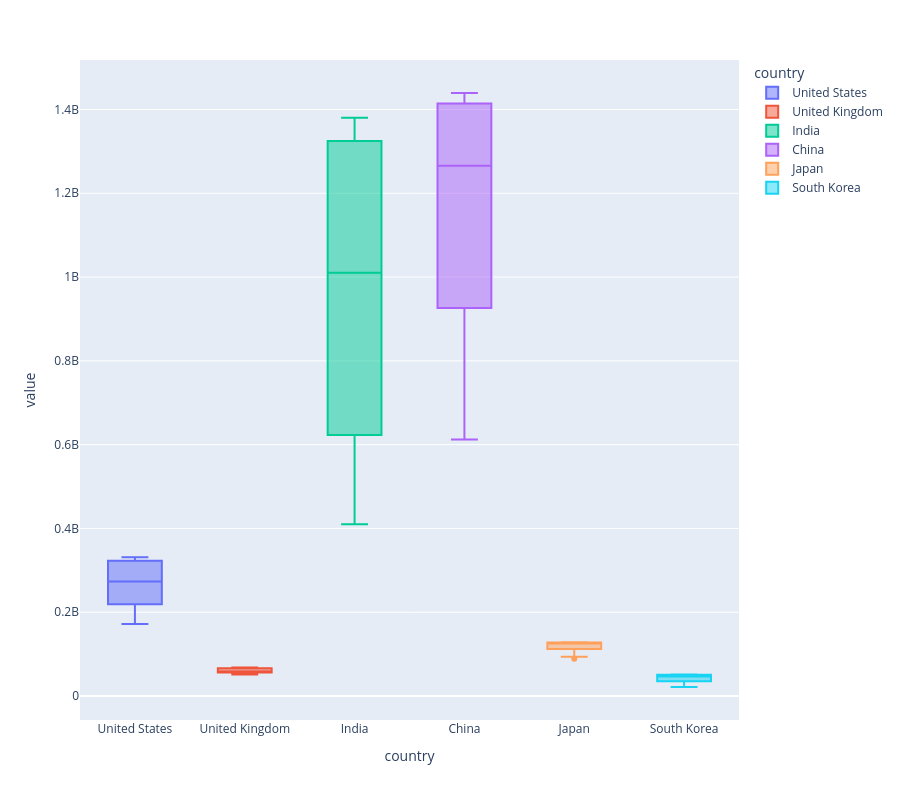

Notebook code for this chart:
### Code cell
px.box(df_pivot,height=800, color='country')

### Figure 1 — Plotly figure (JSON) as saved in the notebook; plotly's stock layout.template omitted (floating-point values rounded to 4 significant figures)
{"data": [{"alignmentgroup": "True", "hovertemplate": "country=%{x}<br>value=%{y}<extra></extra>", "legendgroup": "United States", "marker": {"color": "#636efa"}, "name": "United States", "notched": false, "offsetgroup": "United States", "orientation": "v", "showlegend": true, "type": "box", "x": ["United States", "United States", "United States", "United States", "United States", "United States", "United States", "United States", "United States", "United States", "United States", "United States", "United States", "United States", "United States", "United States", "United States", "United States"], "x0": " ", "xaxis": "x", "y": [171700000.0, 186700000.0, 199700000.0, 209500000.0, 219100000.0, 229500000.0, 240500000.0, 252100000.0, 265200000.0, 281700000.0, 295000000.0, 309000000.0, 320900000.0, 323000000.0, 325100000.0, 327100000.0, 329100000.0, 331000000.0], "y0": " ", "yaxis": "y"}, {"alignmentgroup": "True", "hovertemplate": "country=%{x}<br>value=%{y}<extra></extra>", "legendgroup": "United Kingdom", "marker": {"color": "#EF553B"}, "name": "United Kingdom", "notched": false, "offsetgroup": "United Kingdom", "orientation": "v", "showlegend": true, "type": "box", "x": ["United Kingdom", "United Kingdom", "United Kingdom", "United Kingdom", "United Kingdom", "United Kingdom", "United Kingdom", "United Kingdom", "United Kingdom", "United Kingdom", "United Kingdom", "United Kingdom", "United Kingdom", "United Kingdom", "United Kingdom", "United Kingdom", "United Kingdom", "United Kingdom"], "x0": " ", "xaxis": "x", "y": [51060000.0, 52370000.0, 54240000.0, 55570000.0, 56150000.0, 56210000.0, 56410000.0, 57130000.0, 57930000.0, 58920000.0, 60290000.0, 63460000.0, 65860000.0, 66300000.0, 66730000.0, 67140000.0, 67530000.0, 67890000.0], "y0": " ", "yaxis": "y"}, {"alignmentgroup": "True", "hovertemplate": "country=%{x}<br>value=%{y}<extra></extra>", "legendgroup": "India", "marker": {"color": "#00cc96"}, "name": "India", "notched": false, "offsetgroup": "India", "orientation": "v", "showlegend": true, "type": "box", "x": ["India", "India", "India", "India", "India", "India", "India", "India", "India", "India", "India", "India", "India", "India", "India", "India", "India", "India"], "x0": " ", "xaxis": "x", "y": [409900000.0, 450500000.0, 499100000.0, 555200000.0, 623100000.0, 699000000.0, 784400000.0, 873300000.0, 963900000.0, 1057000000.0, 1148000000.0, 1234000000.0, 1310000000.0, 1325000000.0, 1339000000.0, 1353000000.0, 1366000000.0, 1380000000.0], "y0": " ", "yaxis": "y"}, {"alignmentgroup": "True", "hovertemplate": "country=%{x}<br>value=%{y}<extra></extra>", "legendgroup": "China", "marker": {"color": "#ab63fa"}, "name": "China", "notched": false, "offsetgroup": "China", "orientation": "v", "showlegend": true, "type": "box", "x": ["China", "China", "China", "China", "China", "China", "China", "China", "China", "China", "China", "China", "China", "China", "China", "China", "China", "China"], "x0": " ", "xaxis": "x", "y": [612200000.0, 660400000.0, 724200000.0, 827600000.0, 926200000.0, 1000000000.0, 1076000000.0, 1177000000.0, 1241000000.0, 1291000000.0, 1331000000.0, 1369000000.0, 1407000000.0, 1414000000.0, 1421000000.0, 1428000000.0, 1434000000.0, 1439000000.0], "y0": " ", "yaxis": "y"}, {"alignmentgroup": "True", "hovertemplate": "country=%{x}<br>value=%{y}<extra></extra>", "legendgroup": "Japan", "marker": {"color": "#FFA15A"}, "name": "Japan", "notched": false, "offsetgroup": "Japan", "orientation": "v", "showlegend": true, "type": "box", "x": ["Japan", "Japan", "Japan", "Japan", "Japan", "Japan", "Japan", "Japan", "Japan", "Japan", "Japan", "Japan", "Japan", "Japan", "Japan", "Japan", "Japan", "Japan"], "x0": " ", "xaxis": "x", "y": [89020000.0, 93670000.0, 98450000.0, 104900000.0, 112400000.0, 117800000.0, 121900000.0, 124500000.0, 126400000.0, 127500000.0, 128300000.0, 128500000.0, 128000000.0, 127800000.0, 127500000.0, 127200000.0, 126900000.0, 126500000.0], "y0": " ", "yaxis": "y"}, {"alignmentgroup": "True", "hovertemplate": "country=%{x}<br>value=%{y}<extra></extra>", "legendgroup": "South Korea", "marker": {"color": "#19d3f3"}, "name": "South Korea", "notched": false, "offsetgroup": "South Korea", "orientation": "v", "showlegend": true, "type": "box", "x": ["South Korea", "South Korea", "South Korea", "South Korea", "South Korea", "South Korea", "South Korea", "South Korea", "South Korea", "South Korea", "South Korea", "South Korea", "South Korea", "South Korea", "South Korea", "South Korea", "South Korea", "South Korea"], "x0": " ", "xaxis": "x", "y": [21510000.0, 25330000.0, 28900000.0, 32200000.0, 35380000.0, 38050000.0, 40800000.0, 42920000.0, 45290000.0, 47380000.0, 48700000.0, 49550000.0, 50820000.0, 50980000.0, 51100000.0, 51170000.0, 51230000.0, 51270000.0], "y0": " ", "yaxis": "y"}], "layout": {"boxmode": "overlay", "height": 800, "legend": {"title": {"text": "country"}, "tracegroupgap": 0}, "margin": {"t": 60}, "xaxis": {"anchor": "y", "categoryarray": ["United States", "United Kingdom", "India", "China", "Japan", "South Korea"], "categoryorder": "array", "domain": [0, 1], "title": {"text": "country"}}, "yaxis": {"anchor": "x", "domain": [0, 1], "title": {"text": "value"}}}}
